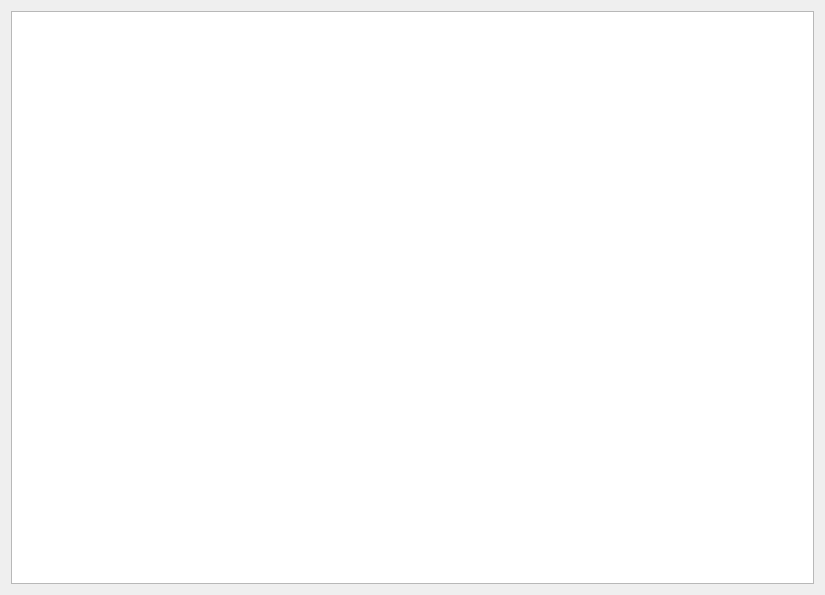
<?xml version="1.0" encoding="UTF-8"?>
<ui version="4.0">
    <class>TagViewModule</class>
    <widget class="QWidget" name="TagViewModule">
        <property name="geometry">
            <rect>
                <x>0</x>
                <y>0</y>
                <width>825</width>
                <height>595</height>
            </rect>
        </property>
        <property name="windowTitle">
            <string>TagView</string>
        </property>
        <layout class="QVBoxLayout" name="verticalLayout">
            <item>
                <widget class="QListView" name="tagView"/>
            </item>
        </layout>
    </widget>
    <resources/>
    <connections/>
</ui>
